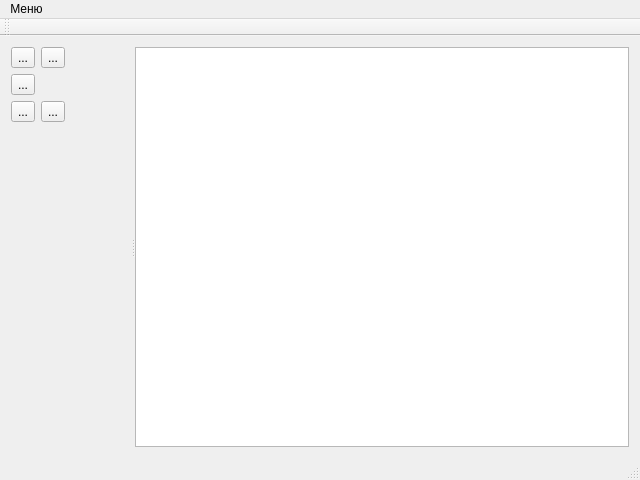
<?xml version="1.0" encoding="UTF-8"?>
<ui version="4.0">
 <class>MainWindow</class>
 <widget class="QMainWindow" name="MainWindow">
  <property name="geometry">
   <rect>
    <x>0</x>
    <y>0</y>
    <width>640</width>
    <height>480</height>
   </rect>
  </property>
  <property name="windowTitle">
   <string>MainWindow</string>
  </property>
  <widget class="QWidget" name="centralWidget">
   <layout class="QGridLayout" name="gridLayout">
    <item row="1" column="0">
     <widget class="QSplitter" name="splitter">
      <property name="orientation">
       <enum>Qt::Horizontal</enum>
      </property>
      <widget class="QWidget" name="toolsWidget" native="true">
       <property name="sizePolicy">
        <sizepolicy hsizetype="MinimumExpanding" vsizetype="Preferred">
         <horstretch>0</horstretch>
         <verstretch>0</verstretch>
        </sizepolicy>
       </property>
       <property name="minimumSize">
        <size>
         <width>120</width>
         <height>0</height>
        </size>
       </property>
       <layout class="QGridLayout" name="gridLayout_2">
        <property name="leftMargin">
         <number>0</number>
        </property>
        <property name="topMargin">
         <number>0</number>
        </property>
        <property name="rightMargin">
         <number>0</number>
        </property>
        <property name="bottomMargin">
         <number>0</number>
        </property>
        <property name="spacing">
         <number>6</number>
        </property>
        <item row="0" column="0">
         <widget class="QToolButton" name="butOpen">
          <property name="enabled">
           <bool>true</bool>
          </property>
          <property name="text">
           <string>...</string>
          </property>
          <property name="icon">
           <iconset resource="icons.qrc">
            <normaloff>:/icons/folder-upload.png</normaloff>:/icons/folder-upload.png</iconset>
          </property>
          <property name="iconSize">
           <size>
            <width>24</width>
            <height>24</height>
           </size>
          </property>
         </widget>
        </item>
        <item row="1" column="0">
         <widget class="QToolButton" name="butDefault">
          <property name="text">
           <string>...</string>
          </property>
          <property name="icon">
           <iconset resource="icons.qrc">
            <normaloff>:/icons/arrow-top-left.png</normaloff>:/icons/arrow-top-left.png</iconset>
          </property>
          <property name="iconSize">
           <size>
            <width>24</width>
            <height>24</height>
           </size>
          </property>
         </widget>
        </item>
        <item row="0" column="1">
         <widget class="QToolButton" name="butSave">
          <property name="text">
           <string>...</string>
          </property>
          <property name="icon">
           <iconset resource="icons.qrc">
            <normaloff>:/icons/content-save.png</normaloff>:/icons/content-save.png</iconset>
          </property>
          <property name="iconSize">
           <size>
            <width>24</width>
            <height>24</height>
           </size>
          </property>
         </widget>
        </item>
        <item row="2" column="0">
         <widget class="QToolButton" name="butLine">
          <property name="text">
           <string>...</string>
          </property>
          <property name="icon">
           <iconset resource="icons.qrc">
            <normaloff>:/icons/vector-polyline.png</normaloff>:/icons/vector-polyline.png</iconset>
          </property>
          <property name="iconSize">
           <size>
            <width>24</width>
            <height>24</height>
           </size>
          </property>
         </widget>
        </item>
        <item row="2" column="1">
         <widget class="QToolButton" name="butRectangle">
          <property name="text">
           <string>...</string>
          </property>
          <property name="icon">
           <iconset resource="icons.qrc">
            <normaloff>:/icons/vector-rectangle.png</normaloff>:/icons/vector-rectangle.png</iconset>
          </property>
          <property name="iconSize">
           <size>
            <width>24</width>
            <height>24</height>
           </size>
          </property>
         </widget>
        </item>
        <item row="4" column="0" colspan="3">
         <widget class="VEPolyLineSettings" name="polylineSettings" native="true">
          <property name="minimumSize">
           <size>
            <width>0</width>
            <height>50</height>
           </size>
          </property>
         </widget>
        </item>
        <item row="3" column="0" colspan="3">
         <widget class="VERectangleSettings" name="rectangleSettings" native="true">
          <property name="minimumSize">
           <size>
            <width>0</width>
            <height>50</height>
           </size>
          </property>
         </widget>
        </item>
        <item row="5" column="0" colspan="3">
         <spacer name="verticalSpacer">
          <property name="orientation">
           <enum>Qt::Vertical</enum>
          </property>
          <property name="sizeHint" stdset="0">
           <size>
            <width>20</width>
            <height>40</height>
           </size>
          </property>
         </spacer>
        </item>
       </layout>
      </widget>
      <widget class="VEWorkplaceView" name="workplaceView"/>
     </widget>
    </item>
   </layout>
  </widget>
  <widget class="QMenuBar" name="menuBar">
   <property name="geometry">
    <rect>
     <x>0</x>
     <y>0</y>
     <width>640</width>
     <height>17</height>
    </rect>
   </property>
   <widget class="QMenu" name="menu">
    <property name="title">
     <string>Меню</string>
    </property>
    <addaction name="actionHelp"/>
    <addaction name="separator"/>
    <addaction name="actionQuit"/>
   </widget>
   <addaction name="menu"/>
  </widget>
  <widget class="QToolBar" name="mainToolBar">
   <attribute name="toolBarArea">
    <enum>TopToolBarArea</enum>
   </attribute>
   <attribute name="toolBarBreak">
    <bool>false</bool>
   </attribute>
  </widget>
  <widget class="QStatusBar" name="statusBar"/>
  <action name="actionHelp">
   <property name="text">
    <string>Справка</string>
   </property>
  </action>
  <action name="actionQuit">
   <property name="text">
    <string>Выход</string>
   </property>
  </action>
 </widget>
 <layoutdefault spacing="6" margin="11"/>
 <customwidgets>
  <customwidget>
   <class>VERectangleSettings</class>
   <extends>QWidget</extends>
   <header>verectanglesettings.h</header>
   <container>1</container>
  </customwidget>
  <customwidget>
   <class>VEPolyLineSettings</class>
   <extends>QWidget</extends>
   <header>vepolylinesettings.h</header>
   <container>1</container>
  </customwidget>
  <customwidget>
   <class>VEWorkplaceView</class>
   <extends>QGraphicsView</extends>
   <header>veworkplaceview.h</header>
  </customwidget>
 </customwidgets>
 <resources>
  <include location="icons.qrc"/>
 </resources>
 <connections>
  <connection>
   <sender>actionQuit</sender>
   <signal>triggered()</signal>
   <receiver>MainWindow</receiver>
   <slot>close()</slot>
   <hints>
    <hint type="sourcelabel">
     <x>-1</x>
     <y>-1</y>
    </hint>
    <hint type="destinationlabel">
     <x>319</x>
     <y>239</y>
    </hint>
   </hints>
  </connection>
 </connections>
</ui>
